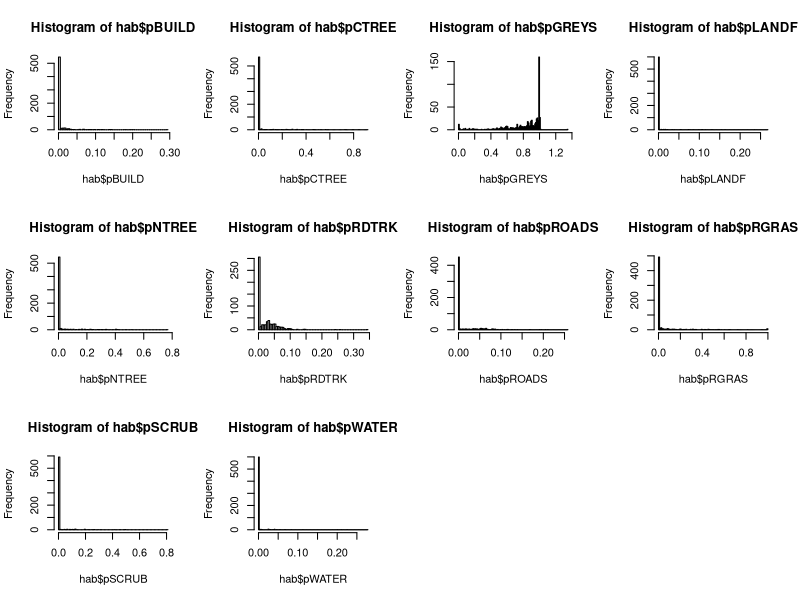
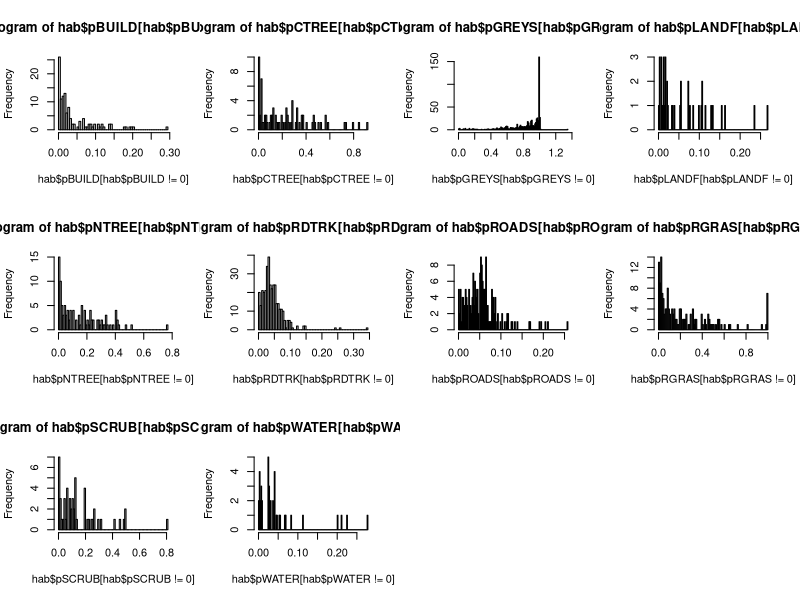
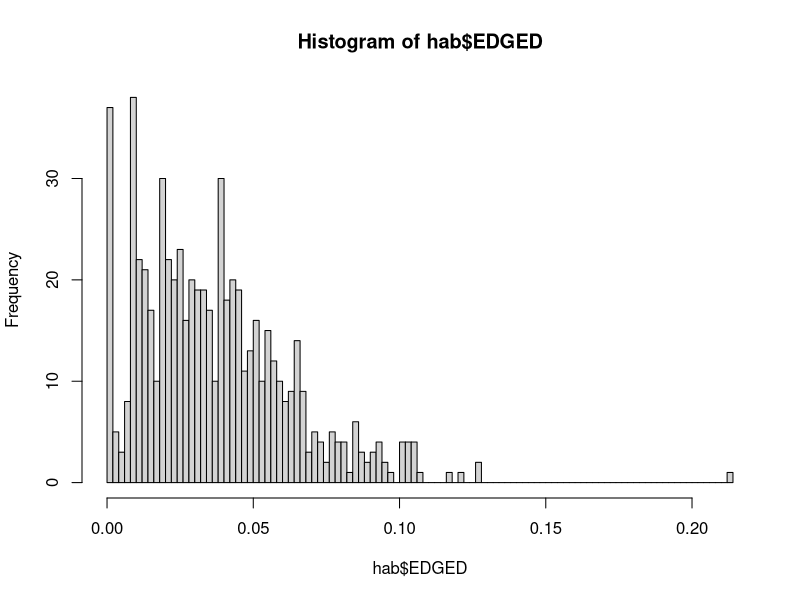
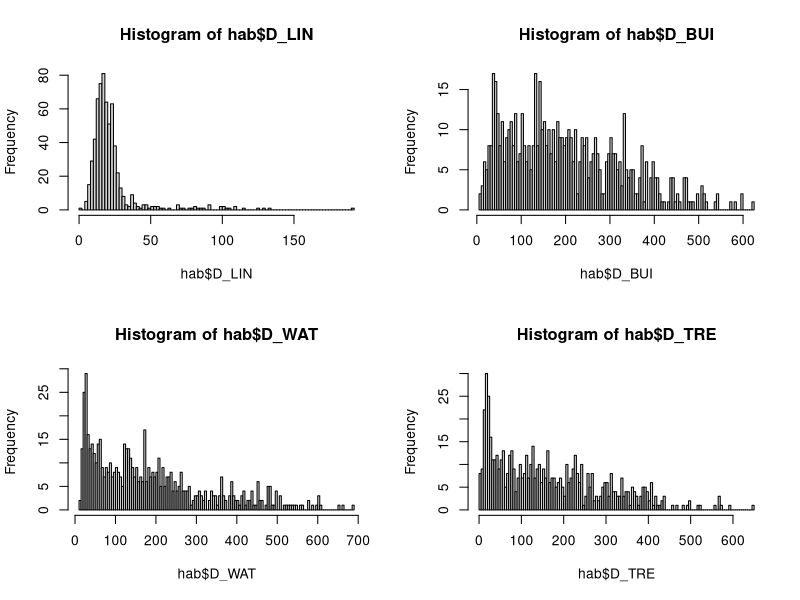
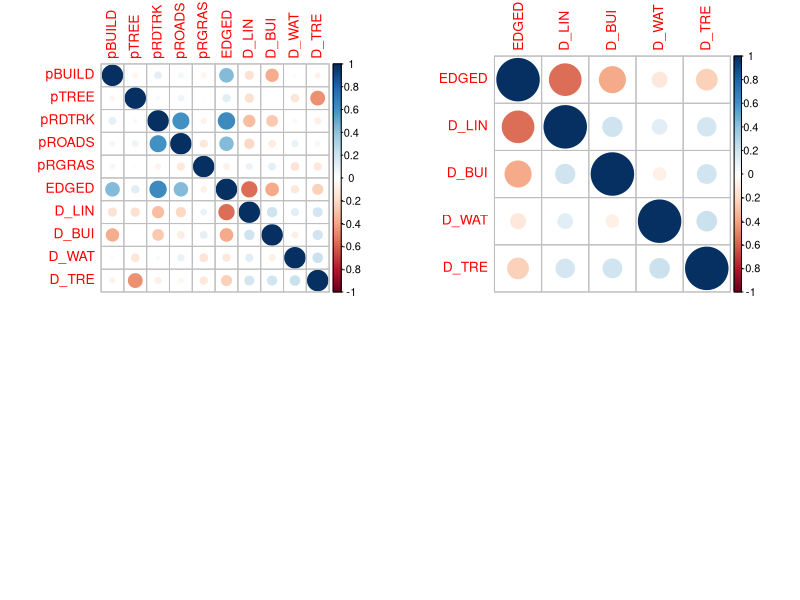

Write R code to recreate these figures, in order.
###
###
### ANALYSE HABITAT DATA PER TRANSECT SECTION
###
### 

rm(list=ls())
hab <- read.csv('data/TRANSECT SECTION HABITAT DATA 2013 and 2014 MASTER.csv',header=T)

### First express all m2 habitat cover to proportions:
hab$pBUILD <- hab$BUILD/hab$AREA_M2
hab$pCTREE <- hab$CTREE/hab$AREA_M2
hab$pGREYS <- hab$GREYS/hab$AREA_M2
hab$pLANDF <- hab$LANDF/hab$AREA_M2
hab$pNTREE <- hab$NTREE/hab$AREA_M2
hab$pRDTRK <- hab$RDTRK/hab$AREA_M2
hab$pROADS <- hab$ROADS/hab$AREA_M2
hab$pRGRAS <- hab$RGRAS/hab$AREA_M2
hab$pSCRUB <- hab$SCRUB/hab$AREA_M2
hab$pWATER <- hab$WATER/hab$AREA_M2

### Second, can I 'weed out' some habitat cover classifiers on the basis of too
###  little information content?

# Visualise individual land cover data:
par(mfrow=c(3,4))
hist(hab$pBUILD, breaks=100)
hist(hab$pCTREE, breaks=100)
hist(hab$pGREYS, breaks=100)
hist(hab$pLANDF, breaks=100)
hist(hab$pNTREE, breaks=100)
hist(hab$pRDTRK, breaks=100)
hist(hab$pROADS, breaks=100)
hist(hab$pRGRAS, breaks=100)
hist(hab$pSCRUB, breaks=100)
hist(hab$pWATER, breaks=100)

# Visualise same as above but w/o the zero's:
par(mfrow=c(3,4))
hist(hab$pBUILD[hab$pBUILD!=0], breaks=100)
hist(hab$pCTREE[hab$pCTREE!=0], breaks=100)
hist(hab$pGREYS[hab$pGREYS!=0], breaks=100)
hist(hab$pLANDF[hab$pLANDF!=0], breaks=100)
hist(hab$pNTREE[hab$pNTREE!=0], breaks=100)
hist(hab$pRDTRK[hab$pRDTRK!=0], breaks=100)
hist(hab$pROADS[hab$pROADS!=0], breaks=100)
hist(hab$pRGRAS[hab$pRGRAS!=0], breaks=100)
hist(hab$pSCRUB[hab$pSCRUB!=0], breaks=100)
hist(hab$pWATER[hab$pWATER!=0], breaks=100)

# Percentage of zero's for each of the above classifiers:
round(sum(hab$pBUILD!=0)/length(hab$pBUILD),3)
round(sum(hab$pCTREE!=0)/length(hab$pCTREE),3)
round(sum(hab$pGREYS!=0)/length(hab$pGREYS),3)
round(sum(hab$pLANDF!=0)/length(hab$pLANDF),3)
round(sum(hab$pNTREE!=0)/length(hab$pNTREE),3)
round(sum(hab$pRDTRK!=0)/length(hab$pRDTRK),3)
round(sum(hab$pROADS!=0)/length(hab$pROADS),3)
round(sum(hab$pRGRAS!=0)/length(hab$pRGRAS),3)
round(sum(hab$pSCRUB!=0)/length(hab$pSCRUB),3)
round(sum(hab$pWATER!=0)/length(hab$pWATER),3)

### So, the following conclusions:
### 1. pGREYS is pointless to include as it is a 'remaining' classifier and therefore
###     is not infortmative on habitat type.
### 2. pLANDF is also not really informative, and is non-zero in only 6.3% of cases.
### 3. pSCRUB and pWATER also occur in <10% of cases, and are therefore of limited value.
###
### 4.This leaves us with proportional cover variables pBUILD, pCTREE, pNTREE, pRDTRK, pROADS and pRGRAS.
###
### 5. For simplicity, will only consider total extent of tree cover, pTREE = pCTREE+pNTREE

hab$pTREE <- hab$pCTREE+hab$pNTREE

### 6. This leaves us with pBUILD, pTREE, pRDTRK, pROADS, and pGRAS.

### Now what about line length (LLENG)?

# First express this as a measure of 'edge density' by dividing by the total area.
#  (i.e. now in m/m2)

hab$EDGED <- hab$LLENG/hab$AREA_M2
par(mfrow=c(1,1))
# Visualise:
hist(hab$EDGED, breaks=100)


### Finally check and visualise the distance-to variables:
par(mfrow=c(2,2))
hist(hab$D_LIN, breaks=100)
hist(hab$D_BUI, breaks=100)
hist(hab$D_WAT, breaks=100)
hist(hab$D_TRE, breaks=100)


### Prepare data for PCA no. 1:
hab2 <- subset(hab, select=c('pBUILD','pTREE','pRDTRK',
                             'pROADS','pRGRAS','EDGED',
                             'D_LIN','D_BUI','D_WAT','D_TRE'))

### Run PCA:
hab_pca1 <- prcomp(hab2, scale=T, center=T)
summary(hab_pca1)
hab_pca_scores1 <- round(hab_pca1$rotation[,1:4],3)
hab_pca_scores1
# Interpretation of PC1-4:
# PC1:
#  More roads/tracks cover
#  Higher edge density
#  More roadside cover
#  Shorter distance to linear features
#  Shorter distance to buildings
#  == "Edgey habitat with roads, but close to buildings"
#
# PC2 (its inverse!):
#  Higher tree cover
#  Shorter distance from water
#  Shorter distance from trees
#  More rough grassland
# == "Wet woodlands with some rough grassland cover"
#
# PC3:
#  Fewer buildings
#  More roadside cover
#  Longer distance from buildings
#  More road/track cover
# == Isolated roads with few surrounding features, relatively open habitat
#
# PC4 (its inverse):
#  Higher tree cover
#  Less rough grassland
#  Longer distance from water
# == Dry woodlands


### Have a look at the correlation within this subset of habitat data:
library(corrplot)
cm_hab2 <- cor(hab2)
corrplot(cm_hab2, method='circle')


### Prepare data for PCA no. 2:
hab3 <- subset(hab, select=c('EDGED','D_LIN','D_BUI','D_WAT','D_TRE'))
### Have a look at the correlation within this subset of habitat data:
cm_hab3 <- cor(hab3)
corrplot(cm_hab3, method='circle')
hab_pca2 <- prcomp(hab3, scale=T, center=T)
summary(hab_pca2)
hab_pca_scores2 <- round(hab_pca2$rotation[,1:4],3)
hab_pca_scores2
# Interpretation of PC1-4:
# PC1:
#  Higher edge density
#  Shorter distance to linear features
#  Shorter distance to buildings
#  Shorter distance to trees
# == 'Structurally complex habitat close to buildings and trees'
#
# PC2:
#  Longer distance to buildings
#  Shorter distance to water
#  Shorter distance to trees
# == 'Wet habitat near trees'
#
# PC3:
#  Shorter distance to linear features
#  Longer distance to buildings
#  Longer distance to trees
# == 'Habitat with linear features but away from buildings or trees' (i.e. roads)  
#
# PC4 (inverse):
#  Longer distance to buildings
#  Longer distance to water
#  Shorter distance to trees
#  Longer distance to linear features
# == 'Dry habitat near trees'

